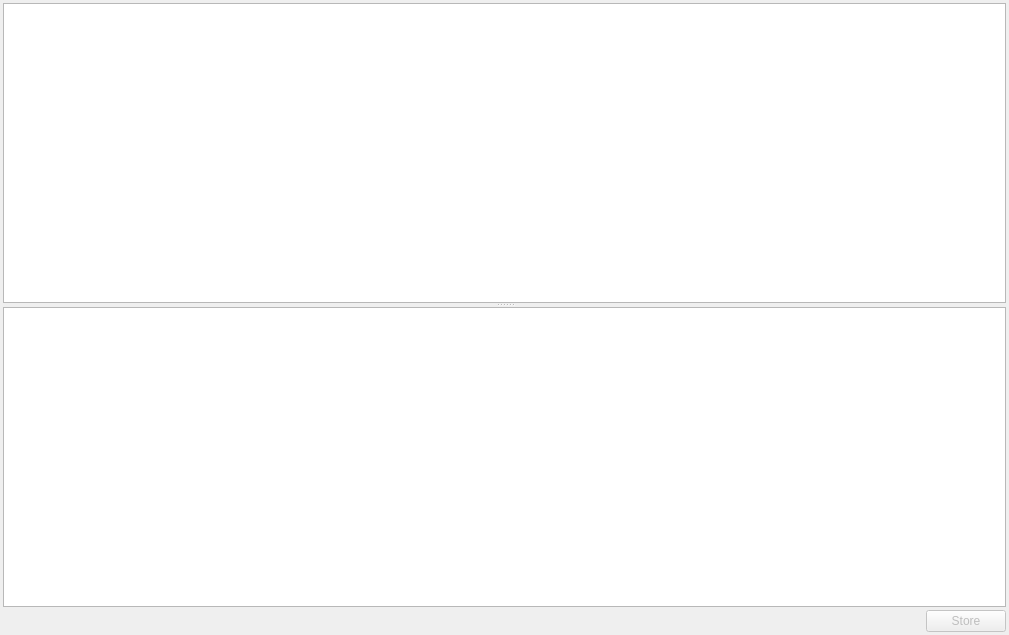
<?xml version="1.0" encoding="UTF-8"?>
<ui version="4.0">
 <class>RecipeEditor</class>
 <widget class="QDialog" name="RecipeEditor">
  <property name="geometry">
   <rect>
    <x>0</x>
    <y>0</y>
    <width>1009</width>
    <height>635</height>
   </rect>
  </property>
  <property name="windowTitle">
   <string>Dialog</string>
  </property>
  <layout class="QVBoxLayout" name="verticalLayout">
   <property name="spacing">
    <number>3</number>
   </property>
   <property name="leftMargin">
    <number>3</number>
   </property>
   <property name="topMargin">
    <number>3</number>
   </property>
   <property name="rightMargin">
    <number>3</number>
   </property>
   <property name="bottomMargin">
    <number>3</number>
   </property>
   <item>
    <widget class="QSplitter" name="splitter">
     <property name="orientation">
      <enum>Qt::Orientation::Vertical</enum>
     </property>
     <widget class="QTextEdit" name="editor"/>
     <widget class="QTextEdit" name="html">
      <property name="readOnly">
       <bool>true</bool>
      </property>
     </widget>
    </widget>
   </item>
   <item>
    <layout class="QHBoxLayout" name="horizontalLayout">
     <property name="spacing">
      <number>3</number>
     </property>
     <item>
      <spacer name="horizontalSpacer">
       <property name="orientation">
        <enum>Qt::Orientation::Horizontal</enum>
       </property>
       <property name="sizeHint" stdset="0">
        <size>
         <width>40</width>
         <height>20</height>
        </size>
       </property>
      </spacer>
     </item>
     <item>
      <widget class="QPushButton" name="store_btn">
       <property name="enabled">
        <bool>false</bool>
       </property>
       <property name="text">
        <string>Store</string>
       </property>
      </widget>
     </item>
    </layout>
   </item>
  </layout>
 </widget>
 <resources/>
 <connections/>
</ui>
